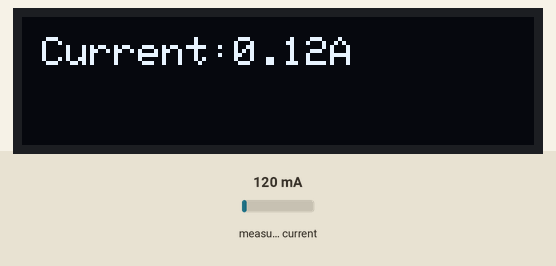
The sketch below on a simulated Arduino Uno, built with avr-gcc and run on an emulated ATmega328P. Parts: 128×32 one-colour display. Inputs (shaded band) come from the test bench; at power-on: measured current 120 mA. What the sketch prints to the serial monitor is not drawn.

Above: at 1.2 s.
1.3 s: measured current set to 40 mA
At 2.5 s:
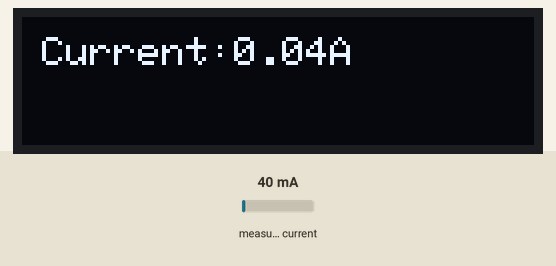
2.8 s: measured current set to 500 mA
At 3.3 s:
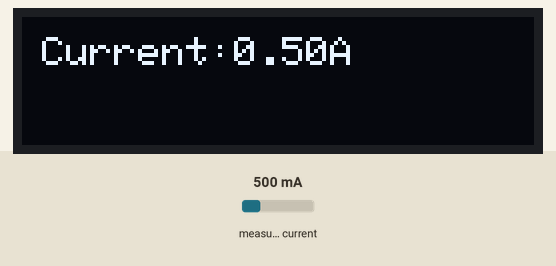
4.4 s: measured current set to 1000 mA
At 5.1 s:
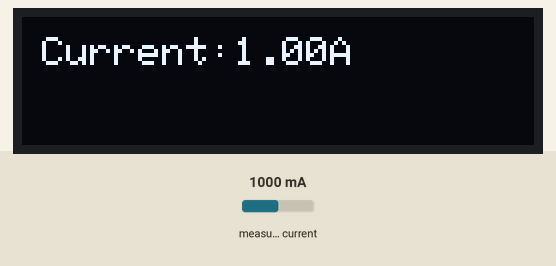
Timing chart, 0 to 7.4 s (numbered marks = the images above; inputs shaded):
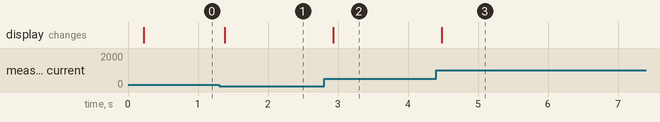

Measured:
- after the input at 1.3 s, the display: changes after 0.09 s (image 1)
- after the input at 2.8 s, the display: changes after 0.13 s (image 2)
- after the input at 4.4 s, the display: changes after 0.08 s (image 3)

The sketch:

current_sensor_oled.ino
```cpp
// (licence header left out)
#include "EmonLib.h"   // Include Emon Library
#include <Wire.h>
#include <Adafruit_GFX.h>
#include <Adafruit_SSD1306.h>
#define SCREEN_WIDTH 128 // OLED display width, in pixels
#define SCREEN_HEIGHT 32 // OLED display height, in pixels

#define OLED_RESET     4 // Reset pin # (or -1 if sharing Arduino reset pin)
Adafruit_SSD1306 display(SCREEN_WIDTH, SCREEN_HEIGHT, &Wire, OLED_RESET);
EnergyMonitor emon1;                   // Create an instance

void setup()
{
  Serial.begin(9600);
  display.begin(SSD1306_SWITCHCAPVCC, 0x3C);
  emon1.current(A1, 111.1);             // Current: input pin, calibration.
}

void loop()
{
  double Irms = emon1.calcIrms(1480);  // Calculate Irms only
  display.clearDisplay();

  display.setTextSize(1);      // Normal 1:1 pixel scale
  display.setTextColor(WHITE); // Draw white text
  display.setCursor(5, 5);     // Start at top-left corner
  display.cp437(true);         // Use full 256 char 'Code Page 437' font
  display.print("Current:");
  display.print(Irms);
   display.print("A");
  display.display();


 // Serial.print(Irms*230.0);         // Apparent power
 // Serial.print(" ");
  Serial.println(Irms);          // Irms
}
```
